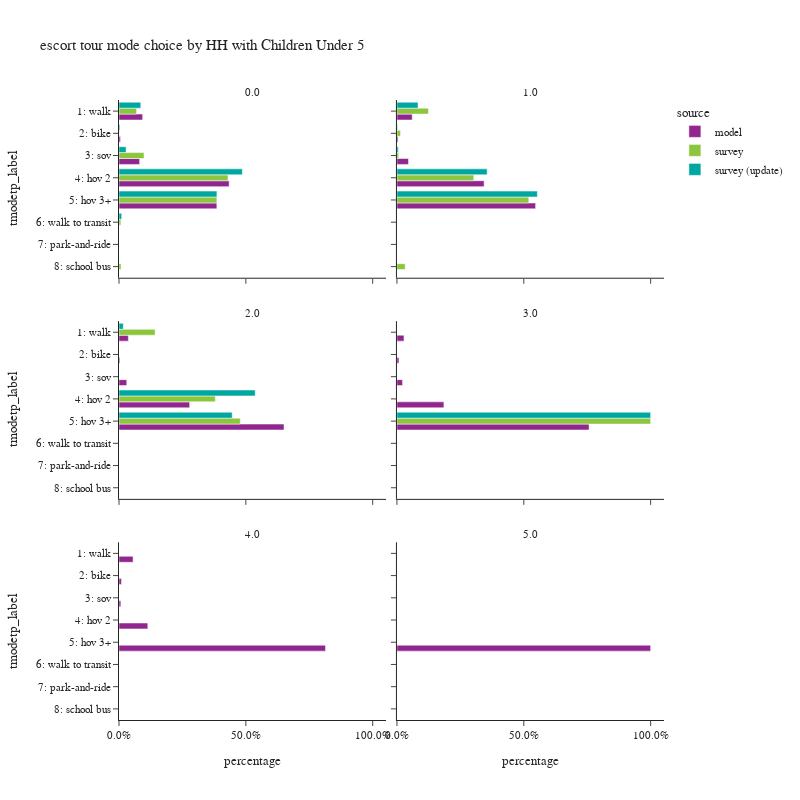

The cell this chart's notebook holds for it:
### Code cell
plot_mode_choice(es_tour,
                 "hhcu5",
                 {
                  "tmodetp_label":["1: walk","2: bike","3: sov","4: hov 2","5: hov 3+","6: walk to transit",
                                   "7: park-and-ride","8: school bus","9: other–survey only"]},
                 "HH with Children Under 5",2,800)

### Figure 1 — Plotly figure (JSON) as saved in the notebook; plotly's stock layout.template omitted (floating-point values rounded to 4 significant figures)
{"data": [{"alignmentgroup": "True", "customdata": [[43615], [2675], [38061], [203311], [180636]], "hovertemplate": "source=model<br>hhcu5=0.0<br>percentage=%{x}<br>tmodetp_label=%{y}<br>sample count=%{customdata[0]}<extra></extra>", "legendgroup": "model", "marker": {"color": "#91268F", "pattern": {"shape": ""}}, "name": "model", "offsetgroup": "model", "orientation": "h", "showlegend": true, "textposition": "auto", "type": "bar", "x": [0.09314, 0.005712, 0.08128, 0.4341, 0.3857], "xaxis": "x5", "y": ["1: walk", "2: bike", "3: sov", "4: hov 2", "5: hov 3+"], "yaxis": "y5"}, {"alignmentgroup": "True", "customdata": [[9667], [695], [7275], [55094], [87638]], "hovertemplate": "source=model<br>hhcu5=1.0<br>percentage=%{x}<br>tmodetp_label=%{y}<br>sample count=%{customdata[0]}<extra></extra>", "legendgroup": "model", "marker": {"color": "#91268F", "pattern": {"shape": ""}}, "name": "model", "offsetgroup": "model", "orientation": "h", "showlegend": false, "textposition": "auto", "type": "bar", "x": [0.06028, 0.004334, 0.04536, 0.3435, 0.5465], "xaxis": "x6", "y": ["1: walk", "2: bike", "3: sov", "4: hov 2", "5: hov 3+"], "yaxis": "y6"}, {"alignmentgroup": "True", "customdata": [[1999], [192], [1653], [15065], [35189]], "hovertemplate": "source=model<br>hhcu5=2.0<br>percentage=%{x}<br>tmodetp_label=%{y}<br>sample count=%{customdata[0]}<extra></extra>", "legendgroup": "model", "marker": {"color": "#91268F", "pattern": {"shape": ""}}, "name": "model", "offsetgroup": "model", "orientation": "h", "showlegend": false, "textposition": "auto", "type": "bar", "x": [0.03695, 0.003549, 0.03056, 0.2785, 0.6505], "xaxis": "x3", "y": ["1: walk", "2: bike", "3: sov", "4: hov 2", "5: hov 3+"], "yaxis": "y3"}, {"alignmentgroup": "True", "customdata": [[161], [45], [128], [1074], [4394]], "hovertemplate": "source=model<br>hhcu5=3.0<br>percentage=%{x}<br>tmodetp_label=%{y}<br>sample count=%{customdata[0]}<extra></extra>", "legendgroup": "model", "marker": {"color": "#91268F", "pattern": {"shape": ""}}, "name": "model", "offsetgroup": "model", "orientation": "h", "showlegend": false, "textposition": "auto", "type": "bar", "x": [0.02775, 0.007756, 0.02206, 0.1851, 0.7573], "xaxis": "x4", "y": ["1: walk", "2: bike", "3: sov", "4: hov 2", "5: hov 3+"], "yaxis": "y4"}, {"alignmentgroup": "True", "customdata": [[23], [4], [3], [47], [337]], "hovertemplate": "source=model<br>hhcu5=4.0<br>percentage=%{x}<br>tmodetp_label=%{y}<br>sample count=%{customdata[0]}<extra></extra>", "legendgroup": "model", "marker": {"color": "#91268F", "pattern": {"shape": ""}}, "name": "model", "offsetgroup": "model", "orientation": "h", "showlegend": false, "textposition": "auto", "type": "bar", "x": [0.05556, 0.009662, 0.007246, 0.1135, 0.814], "xaxis": "x", "y": ["1: walk", "2: bike", "3: sov", "4: hov 2", "5: hov 3+"], "yaxis": "y"}, {"alignmentgroup": "True", "customdata": [[97]], "hovertemplate": "source=model<br>hhcu5=5.0<br>percentage=%{x}<br>tmodetp_label=%{y}<br>sample count=%{customdata[0]}<extra></extra>", "legendgroup": "model", "marker": {"color": "#91268F", "pattern": {"shape": ""}}, "name": "model", "offsetgroup": "model", "orientation": "h", "showlegend": false, "textposition": "auto", "type": "bar", "x": [1.0], "xaxis": "x2", "y": ["5: hov 3+"], "yaxis": "y2"}, {"alignmentgroup": "True", "customdata": [[56], [5], [46], [230], [155], [13], [5]], "hovertemplate": "source=survey<br>hhcu5=0.0<br>percentage=%{x}<br>tmodetp_label=%{y}<br>sample count=%{customdata[0]}<extra></extra>", "legendgroup": "survey", "marker": {"color": "#8CC63E", "pattern": {"shape": ""}}, "name": "survey", "offsetgroup": "survey", "orientation": "h", "showlegend": true, "textposition": "auto", "type": "bar", "x": [0.06933, 0.001365, 0.09856, 0.4296, 0.3857, 0.007431, 0.008031], "xaxis": "x5", "y": ["1: walk", "2: bike", "3: sov", "4: hov 2", "5: hov 3+", "6: walk to transit", "8: school bus"], "yaxis": "y5"}, {"alignmentgroup": "True", "customdata": [[22], [9], [4], [60], [87], [1]], "hovertemplate": "source=survey<br>hhcu5=1.0<br>percentage=%{x}<br>tmodetp_label=%{y}<br>sample count=%{customdata[0]}<extra></extra>", "legendgroup": "survey", "marker": {"color": "#8CC63E", "pattern": {"shape": ""}}, "name": "survey", "offsetgroup": "survey", "orientation": "h", "showlegend": false, "textposition": "auto", "type": "bar", "x": [0.1241, 0.014, 0.006905, 0.3028, 0.5198, 0.0324], "xaxis": "x6", "y": ["1: walk", "2: bike", "3: sov", "4: hov 2", "5: hov 3+", "8: school bus"], "yaxis": "y6"}, {"alignmentgroup": "True", "customdata": [[9], [20], [22]], "hovertemplate": "source=survey<br>hhcu5=2.0<br>percentage=%{x}<br>tmodetp_label=%{y}<br>sample count=%{customdata[0]}<extra></extra>", "legendgroup": "survey", "marker": {"color": "#8CC63E", "pattern": {"shape": ""}}, "name": "survey", "offsetgroup": "survey", "orientation": "h", "showlegend": false, "textposition": "auto", "type": "bar", "x": [0.1422, 0.3797, 0.4781], "xaxis": "x3", "y": ["1: walk", "4: hov 2", "5: hov 3+"], "yaxis": "y3"}, {"alignmentgroup": "True", "customdata": [[2]], "hovertemplate": "source=survey<br>hhcu5=3.0<br>percentage=%{x}<br>tmodetp_label=%{y}<br>sample count=%{customdata[0]}<extra></extra>", "legendgroup": "survey", "marker": {"color": "#8CC63E", "pattern": {"shape": ""}}, "name": "survey", "offsetgroup": "survey", "orientation": "h", "showlegend": false, "textposition": "auto", "type": "bar", "x": [1.0], "xaxis": "x4", "y": ["5: hov 3+"], "yaxis": "y4"}, {"alignmentgroup": "True", "customdata": [[51], [3], [28], [219], [129], [10]], "hovertemplate": "source=survey (update)<br>hhcu5=0.0<br>percentage=%{x}<br>tmodetp_label=%{y}<br>sample count=%{customdata[0]}<extra></extra>", "legendgroup": "survey (update)", "marker": {"color": "#00A7A0", "pattern": {"shape": ""}}, "name": "survey (update)", "offsetgroup": "survey (update)", "orientation": "h", "showlegend": true, "textposition": "auto", "type": "bar", "x": [0.08574, 0.003575, 0.02781, 0.4863, 0.3859, 0.01063], "xaxis": "x5", "y": ["1: walk", "2: bike", "3: sov", "4: hov 2", "5: hov 3+", "6: walk to transit"], "yaxis": "y5"}, {"alignmentgroup": "True", "customdata": [[21], [8], [1], [57], [78]], "hovertemplate": "source=survey (update)<br>hhcu5=1.0<br>percentage=%{x}<br>tmodetp_label=%{y}<br>sample count=%{customdata[0]}<extra></extra>", "legendgroup": "survey (update)", "marker": {"color": "#00A7A0", "pattern": {"shape": ""}}, "name": "survey (update)", "offsetgroup": "survey (update)", "orientation": "h", "showlegend": false, "textposition": "auto", "type": "bar", "x": [0.08311, 0.00232, 0.005509, 0.3555, 0.5535], "xaxis": "x6", "y": ["1: walk", "2: bike", "3: sov", "4: hov 2", "5: hov 3+"], "yaxis": "y6"}, {"alignmentgroup": "True", "customdata": [[8], [16], [20]], "hovertemplate": "source=survey (update)<br>hhcu5=2.0<br>percentage=%{x}<br>tmodetp_label=%{y}<br>sample count=%{customdata[0]}<extra></extra>", "legendgroup": "survey (update)", "marker": {"color": "#00A7A0", "pattern": {"shape": ""}}, "name": "survey (update)", "offsetgroup": "survey (update)", "orientation": "h", "showlegend": false, "textposition": "auto", "type": "bar", "x": [0.01697, 0.5368, 0.4463], "xaxis": "x3", "y": ["1: walk", "4: hov 2", "5: hov 3+"], "yaxis": "y3"}, {"alignmentgroup": "True", "customdata": [[2]], "hovertemplate": "source=survey (update)<br>hhcu5=3.0<br>percentage=%{x}<br>tmodetp_label=%{y}<br>sample count=%{customdata[0]}<extra></extra>", "legendgroup": "survey (update)", "marker": {"color": "#00A7A0", "pattern": {"shape": ""}}, "name": "survey (update)", "offsetgroup": "survey (update)", "orientation": "h", "showlegend": false, "textposition": "auto", "type": "bar", "x": [1.0], "xaxis": "x4", "y": ["5: hov 3+"], "yaxis": "y4"}], "layout": {"annotations": [{"font": {}, "showarrow": false, "text": "4.0", "x": 0.245, "xanchor": "center", "xref": "paper", "y": 0.2867, "yanchor": "bottom", "yref": "paper"}, {"font": {}, "showarrow": false, "text": "5.0", "x": 0.755, "xanchor": "center", "xref": "paper", "y": 0.2867, "yanchor": "bottom", "yref": "paper"}, {"font": {}, "showarrow": false, "text": "2.0", "x": 0.245, "xanchor": "center", "xref": "paper", "y": 0.6433, "yanchor": "bottom", "yref": "paper"}, {"font": {}, "showarrow": false, "text": "3.0", "x": 0.755, "xanchor": "center", "xref": "paper", "y": 0.6433, "yanchor": "bottom", "yref": "paper"}, {"font": {}, "showarrow": false, "text": "0.0", "x": 0.245, "xanchor": "center", "xref": "paper", "y": 1.0, "yanchor": "bottom", "yref": "paper"}, {"font": {}, "showarrow": false, "text": "1.0", "x": 0.755, "xanchor": "center", "xref": "paper", "y": 1.0, "yanchor": "bottom", "yref": "paper"}], "barmode": "group", "height": 800, "legend": {"title": {"text": "source"}, "tracegroupgap": 0}, "title": {"text": "escort tour mode choice by HH with Children Under 5"}, "width": 800, "xaxis": {"anchor": "y", "domain": [0.0, 0.49], "tickformat": ".1%", "title": {"text": "percentage"}}, "xaxis2": {"anchor": "y2", "domain": [0.51, 1.0], "matches": "x", "tickformat": ".1%", "title": {"text": "percentage"}}, "xaxis3": {"anchor": "y3", "domain": [0.0, 0.49], "matches": "x", "showticklabels": false, "tickformat": ".1%"}, "xaxis4": {"anchor": "y4", "domain": [0.51, 1.0], "matches": "x", "showticklabels": false, "tickformat": ".1%"}, "xaxis5": {"anchor": "y5", "domain": [0.0, 0.49], "matches": "x", "showticklabels": false, "tickformat": ".1%"}, "xaxis6": {"anchor": "y6", "domain": [0.51, 1.0], "matches": "x", "showticklabels": false, "tickformat": ".1%"}, "yaxis": {"anchor": "x", "categoryarray": ["9: other–survey only", "8: school bus", "7: park-and-ride", "6: walk to transit", "5: hov 3+", "4: hov 2", "3: sov", "2: bike", "1: walk"], "categoryorder": "array", "domain": [0.0, 0.2867], "title": {"text": "tmodetp_label"}}, "yaxis2": {"anchor": "x2", "domain": [0.0, 0.2867], "matches": "y", "showticklabels": false}, "yaxis3": {"anchor": "x3", "categoryarray": ["9: other–survey only", "8: school bus", "7: park-and-ride", "6: walk to transit", "5: hov 3+", "4: hov 2", "3: sov", "2: bike", "1: walk"], "categoryorder": "array", "domain": [0.3567, 0.6433], "matches": "y", "title": {"text": "tmodetp_label"}}, "yaxis4": {"anchor": "x4", "domain": [0.3567, 0.6433], "matches": "y", "showticklabels": false}, "yaxis5": {"anchor": "x5", "categoryarray": ["9: other–survey only", "8: school bus", "7: park-and-ride", "6: walk to transit", "5: hov 3+", "4: hov 2", "3: sov", "2: bike", "1: walk"], "categoryorder": "array", "domain": [0.7133, 1.0], "matches": "y", "title": {"text": "tmodetp_label"}}, "yaxis6": {"anchor": "x6", "domain": [0.7133, 1.0], "matches": "y", "showticklabels": false}}}
